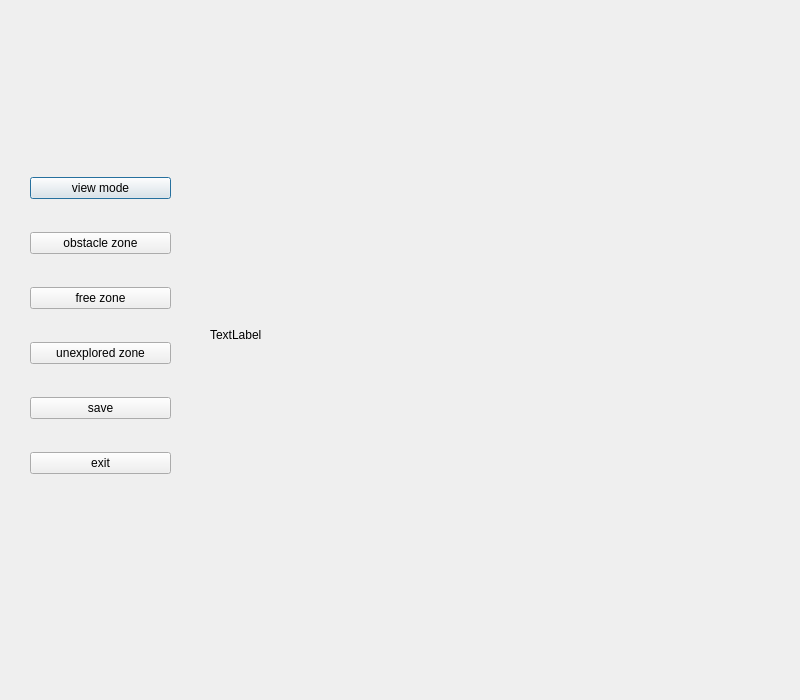
<?xml version="1.0" encoding="UTF-8"?>
<ui version="4.0">
 <class>Dialog</class>
 <widget class="QDialog" name="Dialog">
  <property name="geometry">
   <rect>
    <x>0</x>
    <y>0</y>
    <width>800</width>
    <height>700</height>
   </rect>
  </property>
  <property name="windowTitle">
   <string>Dialog</string>
  </property>
  <widget class="QWidget" name="verticalLayoutWidget">
   <property name="geometry">
    <rect>
     <x>30</x>
     <y>150</y>
     <width>141</width>
     <height>351</height>
    </rect>
   </property>
   <layout class="QVBoxLayout" name="verticalLayout">
    <item>
     <widget class="QPushButton" name="view_pushButton">
      <property name="text">
       <string>view mode</string>
      </property>
     </widget>
    </item>
    <item>
     <widget class="QPushButton" name="obstacle_pushButton">
      <property name="text">
       <string>obstacle zone</string>
      </property>
     </widget>
    </item>
    <item>
     <widget class="QPushButton" name="free_pushButton">
      <property name="text">
       <string>free zone</string>
      </property>
     </widget>
    </item>
    <item>
     <widget class="QPushButton" name="unexplored_pushButton">
      <property name="text">
       <string>unexplored zone</string>
      </property>
     </widget>
    </item>
    <item>
     <widget class="QPushButton" name="save_pushButton">
      <property name="text">
       <string>save</string>
      </property>
     </widget>
    </item>
    <item>
     <widget class="QPushButton" name="exit_pushButton">
      <property name="text">
       <string>exit</string>
      </property>
     </widget>
    </item>
   </layout>
  </widget>
  <widget class="QLabel" name="label">
   <property name="geometry">
    <rect>
     <x>210</x>
     <y>60</y>
     <width>550</width>
     <height>550</height>
    </rect>
   </property>
   <property name="text">
    <string>TextLabel</string>
   </property>
  </widget>
 </widget>
 <resources/>
 <connections/>
</ui>
